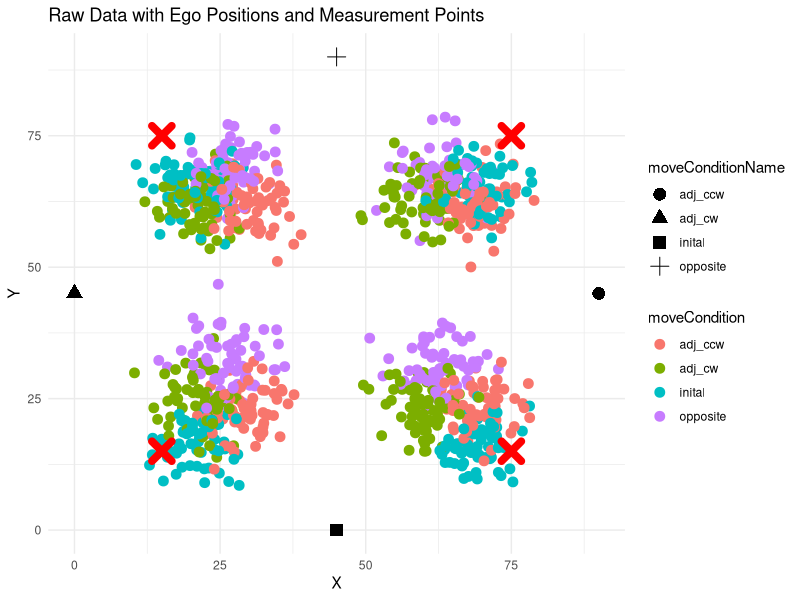
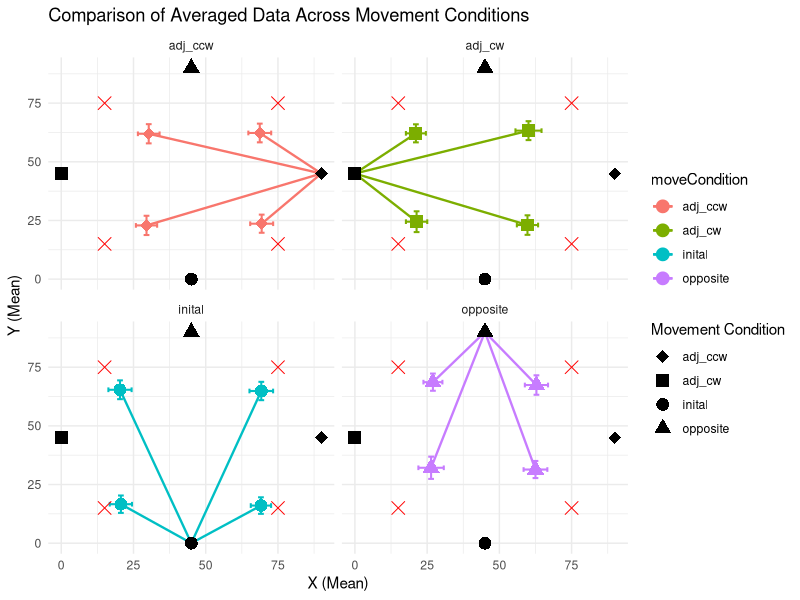
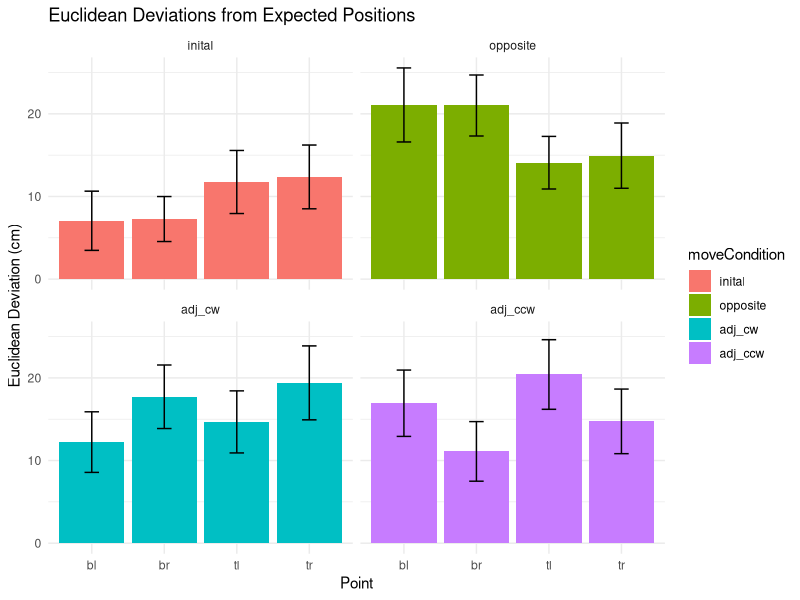

These figures' R source, in order: (Note: this script raises an error after producing the figures.)
# ---------- Data Generation Setup ------------
##  -------------------- Library Importing --------------- 
# Load required 
library(ggplot2)
library(gridExtra)  # For side-by-side plots
library(dplyr)
library(tidyr)


##  -------------------- Parameters --------------- 
numOfPeople <- 16
numOfRepeats <- 4
noise_sd <- 4


old_ego_bias_strength_inital <- 0.1
old_ego_bias_strength_opposite <- 0.1
old_ego_bias_strength_adj_cw <- 0.05
old_ego_bias_strength_adj_ccw <- 0.05

# new_ego_bias_strength_inital <- 0.0 -> this doesnt count cuz they dont move, no new pos
new_ego_bias_strength_opposite <- 0.2
new_ego_bias_strength_adj_cw <- 0.1
new_ego_bias_strength_adj_ccw<- 0.1

allo_bias_strength_inital <- 0.1
allo_bias_strength_opposite <- 0.1
allo_bias_strength_adj_cw <- 0.2
allo_bias_strength_adj_ccw <- 0.2

# table is about 90 cm by 90 so lets say the center of the table is 0,0
# Specified ego positions

ego_positions_around_table <- list(
  inital = c(45, 0),
  opposite = c(45, 90), # these 2 are top and bottom ofthe table 
  adj_ccw = c(90, 45),
  adj_cw = c(0, 45) # middle of the table, left or right 
)

# Specified points - directional meanings from inital point of view
pointsToMeasure <- list(
  bl = c(-30, -30),
  br = c(30, -30),
  tl = c(-30, 30),
  tr = c(30, 30)
)


##  -------------------- Generator ------------

# Initialize an empty data frame
df <- data.frame(
  Person = integer(),
  PointName = character(),
  moveCondition = character(),
  Repeat = integer(),
  X = numeric(),
  Y = numeric()
)

# Loop over the number of people
for (person in 1:numOfPeople) {
  # Loop through each movement condition
  for (moveCondition in names(ego_positions_around_table)) {
    
    initalEgoPos <- ego_positions_around_table[["inital"]]
    finalEgoPos <- initalEgoPos
    # Define biases specific to the current condition
    old_ego_bias_strength <- 0.0
    new_ego_bias_factor <- 0.0
    allocentric_bias_factor <- 0.0
    
    
    ego_position <- ego_positions_around_table[["inital"]]  # Default
    
    if (moveCondition == "opposite") {
      finalEgoPos <- ego_positions_around_table[["opposite"]]
      old_ego_bias_strength <- old_ego_bias_strength_opposite
      new_ego_bias_factor <- new_ego_bias_strength_opposite
      allocentric_bias_factor <- allo_bias_strength_opposite
    } else if (moveCondition == "adj_ccw") {
      finalEgoPos <- ego_positions_around_table[["adj_ccw"]]
      old_ego_bias_strength <- old_ego_bias_strength_adj_ccw
      new_ego_bias_factor <- new_ego_bias_strength_adj_ccw
      allocentric_bias_factor <- allo_bias_strength_adj_ccw
    } else if (moveCondition == "adj_cw") {
      finalEgoPos <- ego_positions_around_table[["adj_cw"]]
      old_ego_bias_strength <- old_ego_bias_strength_adj_cw
      new_ego_bias_factor <- new_ego_bias_strength_adj_cw
      allocentric_bias_factor <- allo_bias_strength_adj_cw
    } else { # inital params 
      old_ego_bias_strength <- old_ego_bias_strength_inital
      allocentric_bias_factor <- allo_bias_strength_inital
    }
    
    # Loop through each point in the points list
    for (point_name in names(pointsToMeasure)) {
      # Loop each point for the number of repeats
      for (i in 1:numOfRepeats) {
        
        
        
        
        
        # Extract the point's coordinates
        point_coords <- pointsToMeasure[[point_name]] + c(45,45)
        actualPosition <- point_coords
        # Add noise
        point_coords <- point_coords + rnorm(n = 2, mean = 0, sd = noise_sd)
        
        # Apply biases
        # An inital position Ego bias, same for all types 
        point_coords <- point_coords + old_ego_bias_strength * (ego_position - actualPosition)
        # A final ego pos bias, diff for opposite, adj_cw, adj_ccw
        if (moveCondition != "inital"){
        point_coords <- point_coords + new_ego_bias_factor * (finalEgoPos - actualPosition)
          
        }
        
        # Allocentric bias (toward center 0, 0)
        point_coords <- point_coords + allocentric_bias_factor * (c(45, 45) - actualPosition)
        
        # Add the data to the data frame
        df <- rbind(df, data.frame(
          Person = person,
          PointName = point_name,
          moveCondition = moveCondition,
          Repeat = i,
          X = point_coords[1],
          Y = point_coords[2]
        ))
      }
    }
  }
}

# View the resulting data frame
print(df)


# ----------- Plotting --------------
##  -------------------- Raw data --------------


# Convert ego_positions_around_table into a data frame for plotting
ego_positions_df <- do.call(rbind, lapply(names(ego_positions_around_table), function(name) {
  data.frame(
    moveConditionName = name,
    X = ego_positions_around_table[[name]][1] ,
    Y = ego_positions_around_table[[name]][2]
  )
}))

points_to_measure_df <- do.call(rbind, lapply(names(pointsToMeasure), function(name) {
  data.frame(
    PointName = name,
    X = pointsToMeasure[[name]][1] + 45,  # Shift to align with the coordinate system
    Y = pointsToMeasure[[name]][2] + 45
  )
}))


# Plot raw data with ego positions and pointsToMeasure
raw_plot <- ggplot(df, aes(x = X, y = Y, color = moveCondition)) +
  geom_point(size = 3) +  # Raw data points
  geom_point(data = ego_positions_df, aes(x = X, y = Y, shape = moveConditionName), size = 4, color = "black") +  # Ego positions
  geom_point(data = points_to_measure_df, aes(x = X, y = Y), size = 4, stroke = 4, shape = 4, color = "red") +  # pointsToMeasure markers
  labs(title = "Raw Data with Ego Positions and Measurement Points", x = "X", y = "Y") +
  theme_minimal()

# Display the plot
print(raw_plot)





##  -------------------- Averaged Data On Seperated Plots -------------
summary_data <- df %>%
  group_by(PointName, moveCondition) %>%
  summarise(
    X_mean = mean(X),
    Y_mean = mean(Y),
    X_sd = sd(X),
    Y_sd = sd(Y)
  ) %>%
  ungroup()

# Add actual expected positions
expected_positions <- do.call(rbind, lapply(names(pointsToMeasure), function(name) {
  data.frame(
    PointName = name,
    X_expected = pointsToMeasure[[name]][1] + 45,  # Adjust for the coordinate shift
    Y_expected = pointsToMeasure[[name]][2] + 45
  )
}))

# Merge expected positions into summary data
summary_data <- merge(summary_data, expected_positions, by = "PointName")
# Add ego positions to the summary data
ego_positions_with_conditions <- ego_positions_df %>%
  rename(Ego_X = X, Ego_Y = Y)  # Rename columns for clarity

# Merge ego positions with the summary data
summary_data <- merge(summary_data, ego_positions_with_conditions,
                      by.x = "moveCondition", by.y = "moveConditionName")
summary_data

# Define the shapes for each moveCondition
shape_mapping <- c("inital" = 16,   # Circle
                   "opposite" = 17, # Triangle
                   "adj_ccw" = 18,  # Diamond
                   "adj_cw" = 15)   # Square

spread_plot <- ggplot(summary_data, aes(x = X_mean, y = Y_mean, color = moveCondition, shape = moveCondition)) +
  geom_segment(aes(x = Ego_X, y = Ego_Y, xend = X_mean, yend = Y_mean, color = moveCondition), size = 0.8) +
  geom_point(size = 4) +
  geom_errorbar(aes(ymin = Y_mean - Y_sd, ymax = Y_mean + Y_sd), width = 2, size = 0.7) +
  geom_errorbarh(aes(xmin = X_mean - X_sd, xmax = X_mean + X_sd), height = 2, size = 0.7) +
  geom_point(data = ego_positions_df, aes(x = X, y = Y, shape = moveConditionName), size = 4, color = "black") +
  geom_point(data = points_to_measure_df, aes(x = X, y = Y), size = 4, shape = 4, color = "red") +
  scale_shape_manual(values = shape_mapping) +
  labs(
    title = "Comparison of Averaged Data Across Movement Conditions",
    x = "X (Mean)", y = "Y (Mean)",
    shape = "Movement Condition"
  ) +
  theme_minimal() +
  facet_wrap(~ moveCondition)  # This will create separate panels for each condition

print(spread_plot)


# --------- Analysis -----------

# 1. Join df with expected positions
expected_positions <- do.call(rbind, lapply(names(pointsToMeasure), function(name) {
  data.frame(
    PointName = name,
    X_expected = pointsToMeasure[[name]][1] + 45,
    Y_expected = pointsToMeasure[[name]][2] + 45
  )
}))

df_full <- merge(df, expected_positions, by = "PointName")

# 2. Compute deviations per replicate
df_full <- df_full %>%
  mutate(
    X_dev = X - X_expected,
    Y_dev = Y - Y_expected,
    Euclidian_dev = sqrt((X - X_expected)^2 + (Y - Y_expected)^2),
    angle_expected = atan2(Y_expected - 45, X_expected - 45),
    angle_observed = atan2(Y - 45, X - 45),
    angle_dev = (angle_observed - angle_expected) * (180 / pi)
  )

# 3. Summarize the data for each deviation type
summary_devs <- df_full %>%
  group_by(PointName, moveCondition) %>%
  summarise(
    X_dev_mean = mean(X_dev),
    X_dev_sd = sd(X_dev),
    Y_dev_mean = mean(Y_dev),
    Y_dev_sd = sd(Y_dev),
    Euclidian_dev_mean = mean(Euclidian_dev),
    Euclidian_dev_sd = sd(Euclidian_dev),
    angle_dev_mean = mean(angle_dev),
    angle_dev_sd = sd(angle_dev)
  ) %>% ungroup()

# 4. Set the factor order for moveCondition
summary_devs$moveCondition <- factor(summary_devs$moveCondition, 
                                     levels = c("inital", "opposite", "adj_cw", "adj_ccw"))




## --------- comparing each axis --------- 

# Euclidean deviations with error bars
euclidian_dev_plot <- ggplot(summary_devs, aes(x = PointName, y = Euclidian_dev_mean, fill = moveCondition)) +
  geom_bar(stat = "identity", position = position_dodge()) +
  geom_errorbar(aes(ymin = Euclidian_dev_mean - Euclidian_dev_sd, ymax = Euclidian_dev_mean + Euclidian_dev_sd),
                position = position_dodge(width = 0.9), width = 0.2) +
  labs(title = "Euclidean Deviations from Expected Positions",
       x = "Point", y = "Euclidean Deviation (cm)") +
  theme_minimal() +
  facet_wrap(~ moveCondition)
euclidian_dev_plot

## --------- comparing distance plotsrelatively --------- 
# 
euclidian_plot <- ggplot(summary_data, aes(x = PointName, y = Euclidian_dev, fill = moveCondition)) +
  geom_bar(stat = "identity", position = position_dodge()) +
  labs(title = "Euclidean Deviations from Expected Positions",
       x = "Point",
       y = "Euclidean Deviation (cm)") +
  theme_minimal()

print(euclidian_plot)

# 
# -------------- comparing angles

# Angular deviations with error bars
angle_dev_plot <- ggplot(summary_devs, aes(x = PointName, y = angle_dev_mean, fill = moveCondition)) +
  geom_bar(stat = "identity", position = position_dodge()) +
  geom_errorbar(aes(ymin = angle_dev_mean - angle_dev_sd, ymax = angle_dev_mean + angle_dev_sd),
                position = position_dodge(width = 0.9), width = 0.2) +
  labs(title = "Angular Deviations from Expected Positions",
       x = "Point", y = "Angular Deviation (degrees)") +
  theme_minimal() +
  facet_wrap(~ moveCondition)

print(angle_plot)

# 
# 
# 
# 
# 
# 
# 
# ----------- the difference one 


# Extract 'inital' condition data
inital_data <- summary_devs %>%
  filter(moveCondition == "inital") %>%
  select(PointName, Euclidian_dev_mean_inital = Euclidian_dev_mean, 
         Euclidian_dev_sd_inital = Euclidian_dev_sd)

# Join the inital data to get baseline values for each PointName
comparison_data <- summary_devs %>%
  filter(moveCondition != "inital") %>%
  left_join(inital_data, by = "PointName")

# Compute differences
# Difference: condition mean - inital mean
# Approximate SD for the difference using sqrt of sum of variances (assuming independence)
comparison_data <- comparison_data %>%
  mutate(
    Euclidian_diff_mean = Euclidian_dev_mean - Euclidian_dev_mean_inital,
    Euclidian_diff_sd = sqrt(Euclidian_dev_sd^2 + Euclidian_dev_sd_inital^2)
  )

# Create a difference plot
# This will show how much each condition differs from the inital condition in terms of Euclidian deviation
diff_plot <- ggplot(comparison_data, aes(x = PointName, y = Euclidian_diff_mean, fill = moveCondition)) +
  geom_bar(stat = "identity", position = position_dodge()) +
  geom_errorbar(aes(ymin = Euclidian_diff_mean - Euclidian_diff_sd, 
                    ymax = Euclidian_diff_mean + Euclidian_diff_sd),
                position = position_dodge(width = 0.9), width = 0.2) +
  labs(
    title = "Difference in Euclidean Deviations Relative to 'inital' Condition",
    x = "Point",
    y = "Difference in Euclidean Deviation (cm)",
    fill = "Condition"
  ) +
  theme_minimal()

print(diff_plot)
# 
# 
# 
# 
# 
# 
# 
# 
# 
# 
# 
# 
# 
# 
# 
# 
# 
# 
# 
# 
# 
# 
# 
# 
# 
# 
# 
# 
# 
# 
# 
# Add actual positions to the main data frame
actual_positions_df <- do.call(rbind, lapply(names(pointsToMeasure), function(name) {
  data.frame(
    PointName = name,
    X_actual = pointsToMeasure[[name]][1] + 45,
    Y_actual = pointsToMeasure[[name]][2] + 45
  )
}))

df <- merge(df, actual_positions_df, by = "PointName")




df <- df %>%
  mutate(
    Deviation = sqrt((X - X_actual)^2 + (Y - Y_actual)^2)
  )



deviation_summary <- df %>%
  group_by(PointName, moveCondition) %>%
  summarise(
    avg_Deviation = mean(Deviation, na.rm = TRUE),
    sd_Deviation = sd(Deviation, na.rm = TRUE)
  )



deviation_summary <- deviation_summary %>%
  mutate(moveCondition = factor(moveCondition, levels = c("inital", "opposite", "adj_cw", "adj_ccw")))


ggplot(deviation_summary, aes(x = PointName, y = avg_Deviation, fill = moveCondition)) +
  geom_bar(stat = "identity", position = position_dodge(width = 0.9)) +
  geom_errorbar(
    aes(ymin = avg_Deviation - sd_Deviation, ymax = avg_Deviation + sd_Deviation),
    position = position_dodge(width = 0.9),
    width = 0.2
  ) +
  labs(
    title = "Average Euclidean Deviation by PointName and MoveCondition",
    x = "Point Name",
    y = "Average Deviation",
    fill = "Move Condition"
  ) +
  theme_minimal()
# 
# 
# 
# 
# 
# 
# 
# 
# 
# 
# summary_df <- df %>%
#   group_by(PointName, moveCondition) %>%
#   summarise(
#     avg_X = mean(X, na.rm = TRUE),
#     sd_X = sd(X, na.rm = TRUE),
#     avg_Y = mean(Y, na.rm = TRUE),
#     sd_Y = sd(Y, na.rm = TRUE)
#   )
# 
# print(summary_df)
# 
# long_summary_df <- summary_df %>%
#   pivot_longer(
#     cols = c(avg_X, avg_Y, sd_X, sd_Y),
#     names_to = c(".value", "Axis"),
#     names_pattern = "(.+)_(X|Y)"
#   )
# 
# 
# ggplot(long_summary_df, aes(x = PointName, y = avg, fill = Axis)) +
#   geom_bar(stat = "identity", position = position_dodge(width = 0.9)) +
#   geom_errorbar(
#     aes(ymin = avg - sd, ymax = avg + sd),
#     position = position_dodge(width = 0.9),
#     width = 0.2
#   ) +
#   facet_wrap(~moveCondition) +
#   labs(
#     title = "Average X and Y with SD for PointName and moveCondition",
#     x = "Point Name",
#     y = "Average Value",
#     fill = "Axis"
#   ) +
#   theme_minimal()
